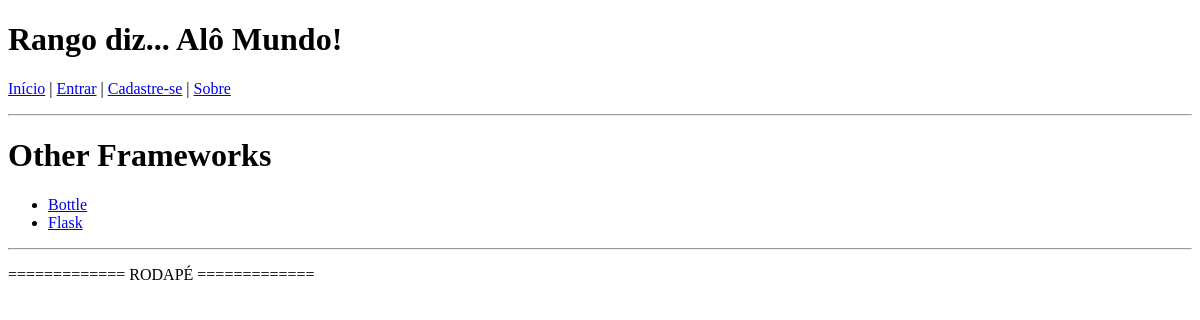
Before: /rango/category/other-frameworks/ with the older database file.
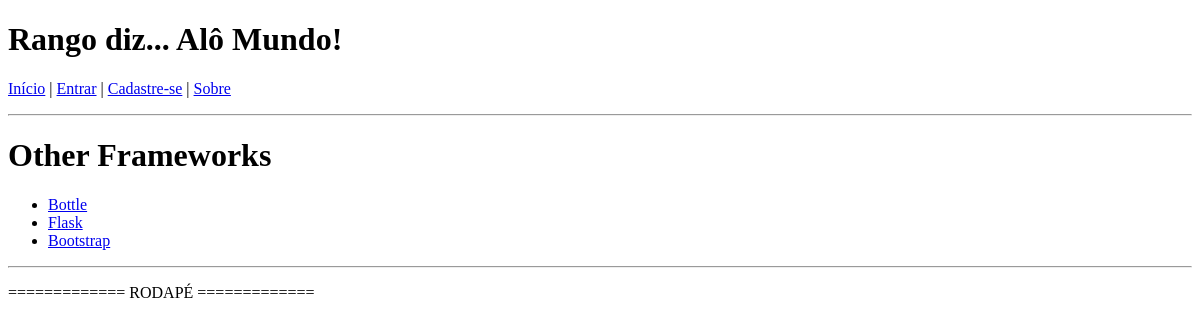
After: the same page with the newer database file.
### rango/models.py (models this page shows, shortened)
class Page(models.Model):
    category = models.ForeignKey(Category)
    title = models.CharField(max_length=128)
    url = models.URLField()
    views = models.IntegerField(default=0)

### rango/views.py (the view)
# urls.py: url(r'^category/(?P<category_name_slug>[\w\-]+)/$', views.category, name='category'),
def category(request, category_name_slug):
    context_dict = {}
    try:
        category = Category.objects.get(slug=category_name_slug) # .get retorna um objeto Category
        pages = Page.objects.filter(category=category) # .filter retorna um dicionário de objetos "Page"
        context_dict['category'] = category # passa o objeto Category
        context_dict['pages'] = pages # passa todas as páginas desse objeto em questão
    except Category.DoesNotExist:
        pass
    return render(request, 'rango/category.html', context_dict)

### templates/rango/category.html (shortened to what this page needs)
{% extends 'rango/base.html' %}
{% load staticfiles %}
{% block body_block %}
    {% if category %}
        <h1>{{ category.name }}</h1>
        {% if pages %}
            <ul>
                {% for page in pages %}
                   <li><a href="{{ page.url }}">{{ page.title }}</a></li>
                {% endfor %}
            </ul>
        {% else %}
            <p><strong>Sem páginas nesta categoria.</strong></p>
        {% endif %}
    {% else %}
        <strong>Essa categoria não existe!</strong>
    {% endif %}
{% endblock %}

Changed rows visible on the page:
added Page: title "Bootstrap"
